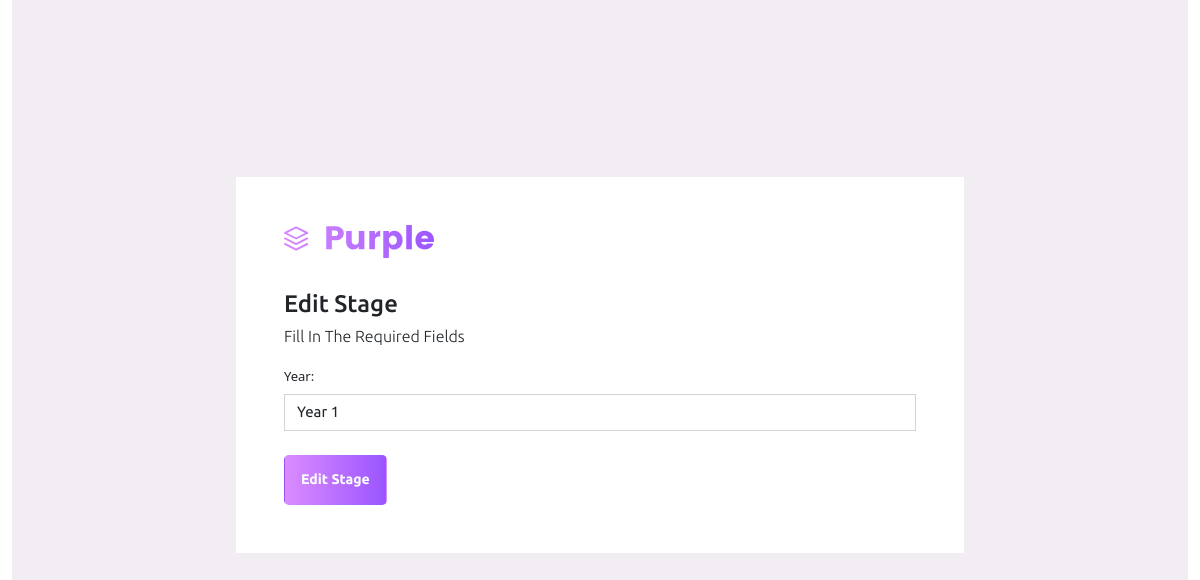
/school/edit-stage/1 (signed in), run on an earlier commit of the app's database.
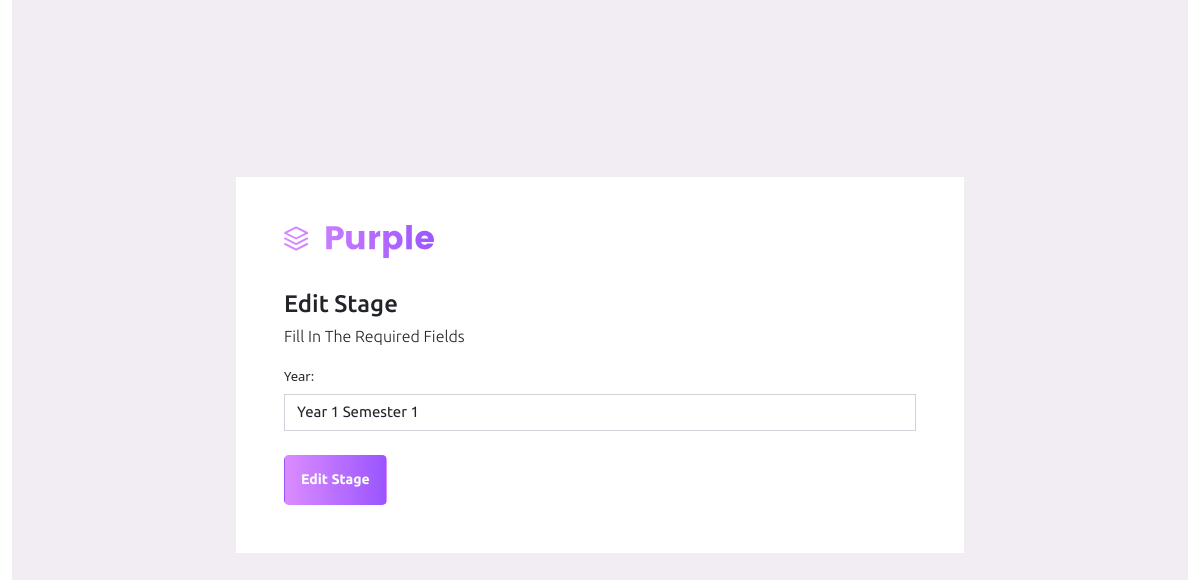
And on a later commit of the database.
### school/models.py (models this page shows, shortened)
class Stages(models.Model):
    year=models.CharField(max_length=255, blank=True, null=True)

### school/views.py (the view)
# urls.py: path('edit-stage/<str:pk>', views.EditStage, name='edit-stage'),
@login_required
def EditStage(request, pk):
    title = "Edit Stage"
    button = "Edit Stage"
    queryset=Stages.objects.get(id=pk)
    form = AddStagesForm(request.POST or None, instance=queryset)
    if request.method == "POST":
        form = AddStagesForm(request.POST or None, instance=queryset)
        if form.is_valid():
            messages.success(request, "Stage Updated Successfully")
            form.save()
            return redirect('/school/list-stage')
    context = {
        "title": title,
        "button": button,
        "form": form
    }
    return render(request, 'school/create-edit-stages.html', context)

### school/forms.py
class AddStagesForm(forms.ModelForm):
    class Meta:
        model=Stages
        fields=['year']
        widgets = {'year':forms.TextInput(attrs={'class':'form-control','placeholder':'Year Of Study, eg: Year 1 Semester 2'})}

### school/templates/school/create-edit-stages.html (shortened to what this page needs)
{% extends 'base.html' %}
{% load static %}
{% block content %}
<div class="content-wrapper d-flex align-items-center auth">
    <div class="row flex-grow">
      <div class="col-lg-8 mx-auto">
        <div class="auth-form-light text-left p-5">
          <div class="brand-logo">
            <img src="{% static 'dash/assets/images/logo.svg' %}">
          </div>
          <h4>{{title}}</h4>
          <h6 class="font-weight-light">Fill In The Required Fields</h6>
          <form class="pt-3" method="post" action="">
              <fieldset>
                {% for fm in form %}
                    <div class="form-group">
                        {{fm.label_tag}}
                        {{fm}}
                    </div>
                {% endfor %}
                <div class="mt-3">
                  <button class="btn btn-block btn-gradient-primary btn-lg font-weight-medium auth-form-btn" type="submit">{{button}}</button>
                </div>
              </fieldset>
          </form>
        </div>
      </div>
    </div>
  </div>
{% endblock content %}

What changed in the data, as far as the page shows it:
changed Stages: year "Year 1" → "Year 1 Semester 1"
